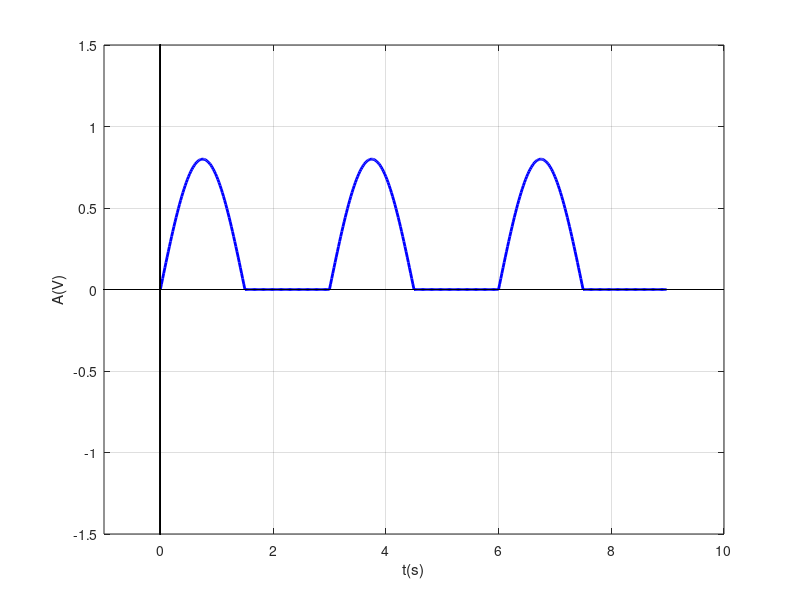

Reproduce this figure in MATLAB.
% rezolutie temporara de 20ms
% semnal sinusoidal redresat de mono alternanta
% lucram pe un timp de 9s, pt a ilustra 3 perioade de 3s

A = 0.8;
T = 3;
t = 0 : 0.02 : 9;
x = zeros(length(t));

% pt valorile pozitive ale semnalului s-a pastrat ordonata respectiva,
% iar pentru valorile negative ordonata punctelor a fost setata pe 0,
% pentru a reprezenta corect monoalternanta

x(1 : 75) = A * sin(t(1 : 75) * 2 * pi / T);
x(76 : 150) = 0;

x(151 : 225) =  A * sin(t(151 : 225) * 2 * pi / T);
x(226 : 300) = 0;

x(301 : 375) =  A * sin(t(301 : 375) * 2 * pi / T);
x(376 : 450) = 0;

% variabile utilizate pentru evidentierea axei x
xaxis_1 = -2 : 0.2 : 10;
xaxis_2 = zeros(length(xaxis_1));

% variabile utilizate pentru evidentierea axei y
yaxis_1 = -2 : 0.2 : 2;
yaxis_2 = zeros(length(yaxis_1));

figure(1);
title('Semnal sinusoidal redresat de mono alternanta, subpunctul 2, 20ms');
plot(t(1:450), x(1:450), '-b', 'LineWidth', 2.0);
hold on;
plot(xaxis_1, xaxis_2, '-k', 'LineWidth', 0.5);
plot(yaxis_2, yaxis_1, '-k', 'LineWidth', 0.5);
xlabel('t(s)');
ylabel('A(V)');
axis([-1 10 -1.5 1.5]);
grid;

